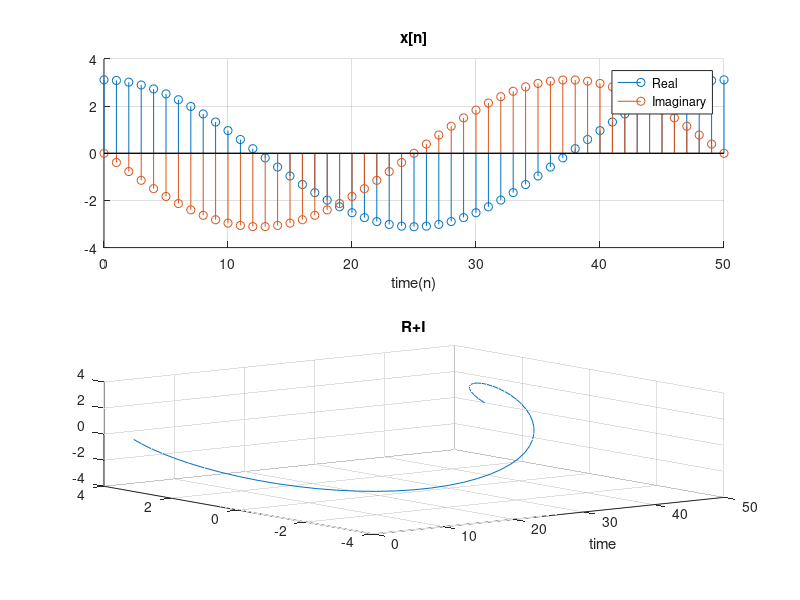

This chart was generated by the following MATLAB code:
clear; clc;
N = 50;
n = 0:1:N;
x = 4*exp(((-1/4)-(i*pi*n/25)));
P = sum(abs(x).^2)./(2*N)
subplot(2,1,1);
hold on
stem(n,real(x));
stem(n,imag(x));
grid on
title('x[n]');
xlabel('time(n)')
legend('Real','Imaginary');
hold off
subplot(2,1,2)
plot3(n,real(x),imag(x));
grid on 
xlabel('time');
title('R+I');